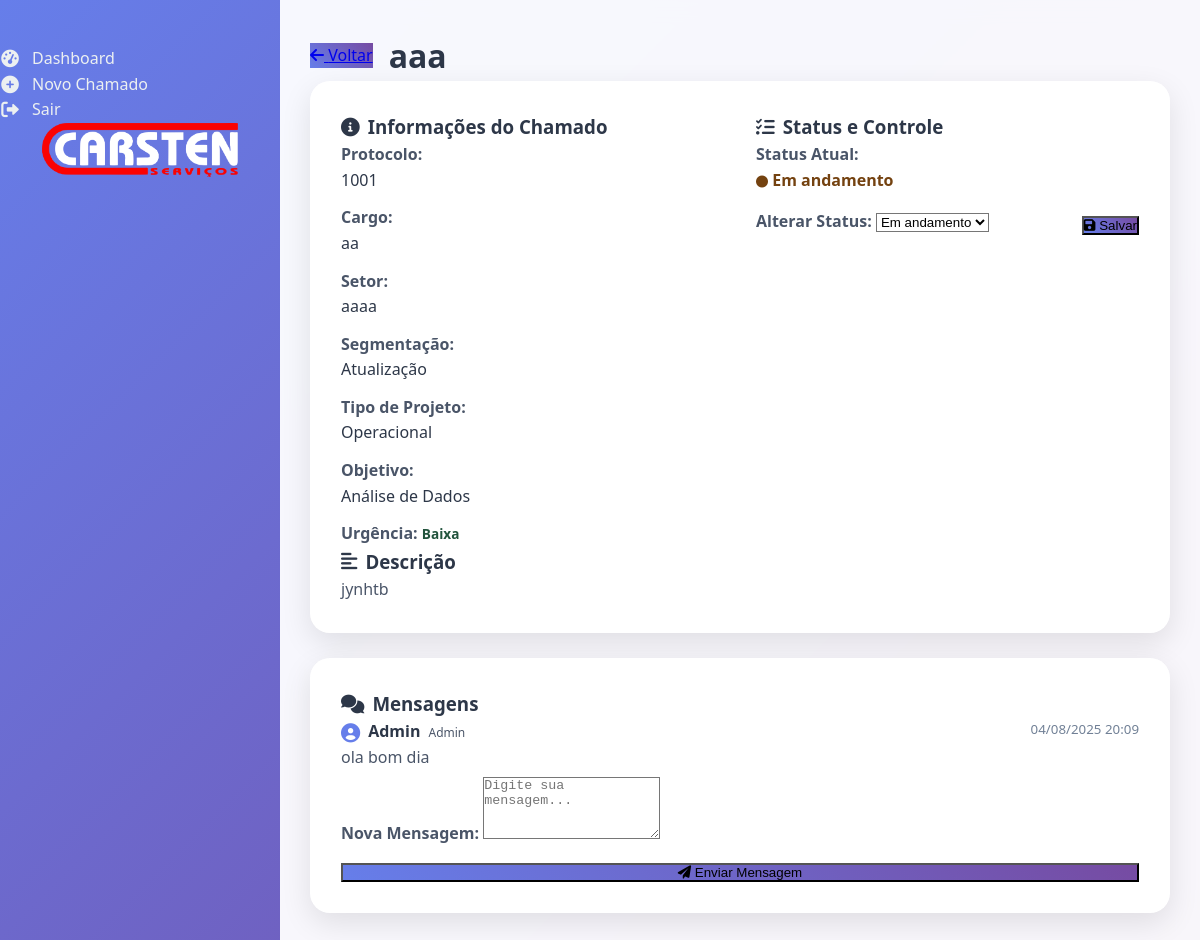
The app's page /chamado/1 (signed in) with its own data.
### app.py (models this page shows)
class Chamado(db.Model):
    id = db.Column(db.Integer, primary_key=True)
    protocolo = db.Column(db.String(20), unique=True, nullable=True)  # permitir nulo na criação
    titulo = db.Column(db.String(200))
    descricao = db.Column(db.Text)
    urgencia = db.Column(db.String(20))
    status = db.Column(db.String(20), default='Aberto')
    usuario_id = db.Column(db.Integer, db.ForeignKey('usuario.id'))
    anexo = db.Column(db.String(255))  # nome do arquivo anexo
    cargo = db.Column(db.String(100))
    setor = db.Column(db.String(100))
    objetivo = db.Column(db.String(100))
    tipo_projeto = db.Column(db.String(100))
    segmentacao = db.Column(db.String(100))
    responsavel_id = db.Column(db.Integer, db.ForeignKey('usuario.id'), nullable=True)
    responsavel = db.relationship('Usuario', foreign_keys=[responsavel_id])

class Mensagem(db.Model):
    id = db.Column(db.Integer, primary_key=True)
    conteudo = db.Column(db.Text)
    chamado_id = db.Column(db.Integer, db.ForeignKey('chamado.id'))
    autor_id = db.Column(db.Integer, db.ForeignKey('usuario.id'))
    data_envio = db.Column(db.DateTime, default=datetime.utcnow)
    anexo = db.Column(db.String(255))  # nome do arquivo anexo

class Usuario(db.Model, UserMixin):
    id = db.Column(db.Integer, primary_key=True)
    nome = db.Column(db.String(100))
    email = db.Column(db.String(100), unique=True)
    senha = db.Column(db.String(200))
    tipo = db.Column(db.String(20))  # 'admin' ou 'usuario'

### app.py (the view, shortened to what this page needs)
@app.route('/chamado/<int:id>', methods=['GET', 'POST'])
@login_required
def detalhes_chamado(id):
    chamado = Chamado.query.get_or_404(id)
    mensagens = Mensagem.query.filter_by(chamado_id=id).order_by(Mensagem.data_envio).all()
    for msg in mensagens:
        if not MensagemLida.query.filter_by(mensagem_id=msg.id, usuario_id=current_user.id).first():
            leitura = MensagemLida()
            leitura.mensagem_id = msg.id
            leitura.usuario_id = current_user.id
            db.session.add(leitura)
    db.session.commit()
    usuarios = Usuario.query.all()
    return render_template('detalhes_chamado.html', chamado=chamado, mensagens=mensagens, usuarios=usuarios)

### app.py (called while the page is built)
def to_brasilia(dt):
    if dt is None:
        return None
    if dt.tzinfo is None:
        return pytz.utc.localize(dt).astimezone(BR_TZ)
    return dt.astimezone(BR_TZ)

@login_manager.user_loader
def load_user(user_id):
    return db.session.get(Usuario, int(user_id))

@app.template_filter('to_brasilia')
def to_brasilia_filter(dt):
    return to_brasilia(dt)

### templates/detalhes_chamado.html (shortened to what this page needs)
{% extends 'base.html' %}
{% block content %}
  <div style="max-width: 900px; margin: 0 auto;">
    <div style="display: flex; align-items: center; gap: 1rem; margin-bottom: 2rem;">
      <a href="{{ url_for('dashboard') }}" class="btn" style="flex: 0 0 auto;">
        <i class="fas fa-arrow-left"></i>
        Voltar
      </a>
      <h1 style="margin: 0; flex: 1;">{{ chamado.titulo }}</h1>
    </div>
    <div class="card">
      <div style="display: grid; grid-template-columns: 1fr 1fr; gap: 2rem;">
        <div>
          <h3 style="color: #2d3748; margin-bottom: 1rem; display: flex; align-items: center; gap: 0.5rem;">
            <i class="fas fa-info-circle"></i>
            Informações do Chamado
          </h3>
          <div style="display: flex; flex-direction: column; gap: 0.75rem;">
            <div>
              <label style="font-weight: 600; color: #4a5568;">Protocolo:</label>
              <p style="margin: 0.25rem 0; color: #2d3748;">{{ chamado.protocolo }}</p>
            </div>
            <div>
              <label style="font-weight: 600; color: #4a5568;">Cargo:</label>
              <p style="margin: 0.25rem 0; color: #2d3748;">{{ chamado.cargo }}</p>
            </div>
            <div>
              <label style="font-weight: 600; color: #4a5568;">Setor:</label>
              <p style="margin: 0.25rem 0; color: #2d3748;">{{ chamado.setor }}</p>
            </div>
            <div>
              <label style="font-weight: 600; color: #4a5568;">Segmentação:</label>
              <p style="margin: 0.25rem 0; color: #2d3748;">{{ chamado.segmentacao }}</p>
            </div>
            <div>
              <label style="font-weight: 600; color: #4a5568;">Tipo de Projeto:</label>
              <p style="margin: 0.25rem 0; color: #2d3748;">{{ chamado.tipo_projeto }}</p>
            </div>
            <div>
              <label style="font-weight: 600; color: #4a5568;">Objetivo:</label>
              <p style="margin: 0.25rem 0; color: #2d3748;">{{ chamado.objetivo }}</p>
            </div>
            <div>
              <label style="font-weight: 600; color: #4a5568;">Urgência:</label>
              <span style="
                padding: 0.25rem 0.75rem;
                border-radius: 20px;
                font-size: 0.85rem;
                font-weight: 600;
                {% if chamado.urgencia == 'Baixa' %}background: #c6f6d5; color: #22543d;
                {% elif chamado.urgencia == 'Média' %}background: #fef5e7; color: #744210;
                {% elif chamado.urgencia == 'Alta' %}background: #fed7d7; color: #742a2a;
                {% else %}background: #fed7d7; color: #742a2a;{% endif %}
              ">
                {{ chamado.urgencia }}
              </span>
            </div>
          </div>
        </div>
        <div>
          <h3 style="color: #2d3748; margin-bottom: 1rem; display: flex; align-items: center; gap: 0.5rem;">
            <i class="fas fa-tasks"></i>
            Status e Controle
          </h3>
          <div style="display: flex; flex-direction: column; gap: 1rem;">
            <div>
              <label style="font-weight: 600; color: #4a5568;">Status Atual:</label>
              <div style="margin-top: 0.5rem;">
                <span style="
                  padding: 0.5rem 1rem;
                  border-radius: 8px;
                  font-weight: 600;
                  {% if chamado.status == 'Aberto' %}background: #c6f6d5; color: #22543d;
                  {% elif chamado.status == 'Em andamento' %}background: #fef5e7; color: #744210;
                  {% elif chamado.status == 'Finalizado' %}background: #bee3f8; color: #2a4365;
                  {% else %}background: #fed7d7; color: #742a2a;{% endif %}
                ">
                  <i class="fas fa-circle" style="font-size: 0.75rem; margin-right: 0.5rem;"></i>
                  {{ chamado.status }}
                </span>
              </div>
            </div>
            {% if current_user.tipo == 'admin' %}
            <div>
              <form method="POST" style="display: flex; gap: 0.5rem; align-items: end;">
                <div style="flex: 1;">
                  <label for="novo_status" style="font-weight: 600; color: #4a5568;">Alterar Status:</label>
                  <select name="novo_status" id="novo_status" style="margin-top: 0.25rem;">
                    <option value="Em andamento" {% if chamado.status=='Em andamento' %}selected{% endif %}>Em andamento</option>
                  </select>
                </div>
                <button type="submit" class="btn btn-success">
                  <i class="fas fa-save"></i>
                  Salvar
                </button>
              </form>
            </div>
            {% endif %}
          </div>
        </div>
      </div>
      <div style="margin-top: 2rem; padding-top: 2rem; border-top: 1px solid #e2e8f0;">
        <h3 style="color: #2d3748; margin-bottom: 1rem; display: flex; align-items: center; gap: 0.5rem;">
          <i class="fas fa-align-left"></i>
          Descrição
        </h3>
        <p style="color: #4a5568; line-height: 1.6; margin: 0;">{{ chamado.descricao }}</p>
      </div>
    </div>
    <div class="card">
      <h3 style="color: #2d3748; margin-bottom: 1.5rem; display: flex; align-items: center; gap: 0.5rem;">
        <i class="fas fa-comments"></i>
        Mensagens
      </h3>
      <div style="max-height: 400px; overflow-y: auto; margin-bottom: 1.5rem;">
        {% if mensagens %}
          {% for msg in mensagens %}
          <div style="
            margin-bottom: 1rem;
            padding: 1rem;
            background: #f7fafc;
            border-radius: 12px;
            border-left: 4px solid #667eea;
          ">
            <div style="display: flex; justify-content: space-between; align-items: flex-start; margin-bottom: 0.5rem;">
              <div style="display: flex; align-items: center; gap: 0.5rem;">
                <i class="fas fa-user-circle" style="color: #667eea; font-size: 1.2rem;"></i>
                <span style="font-weight: 600; color: #2d3748;">
                  {% set autor = usuarios|selectattr('id', 'equalto', msg.autor_id)|first %}
                  {{ autor.nome if autor else 'Usuário ' ~ msg.autor_id }}
                </span>
                <span style="
                  padding: 0.25rem 0.5rem;
                  background: #e2e8f0;
                  color: #4a5568;
                  border-radius: 12px;
                  font-size: 0.75rem;
                  font-weight: 500;
                ">
                  {{ autor.tipo|capitalize if autor else 'Usuário' }}
                </span>
              </div>
              <small style="color: #718096;">
                {% set data_brasilia = msg.data_envio|to_brasilia %}
                {{ data_brasilia.strftime('%d/%m/%Y %H:%M') }}
              </small>
            </div>
            <p style="color: #4a5568; margin: 0; line-height: 1.5;">{{ msg.conteudo }}</p>
          </div>
          {% endfor %}
        {% else %}
          <div style="text-align: center; padding: 2rem; color: #718096;">
            <i class="fas fa-comment-slash" style="font-size: 2rem; margin-bottom: 1rem; display: block;"></i>
            <p style="margin: 0;">Nenhuma mensagem ainda.</p>
            <small>Seja o primeiro a comentar!</small>
          </div>
        {% endif %}
      </div>
      <form method="POST" style="display: flex; flex-direction: column; gap: 1rem;">
        <div>
          <label for="mensagem" style="font-weight: 600; color: #4a5568;">Nova Mensagem:</label>
          <textarea
            name="mensagem"
            id="mensagem"
            placeholder="Digite sua mensagem..."
            required
            rows="4"
            style="margin-top: 0.5rem;"
          ></textarea>
        </div>
        <div style="display: flex; gap: 1rem;">
          <button type="submit" class="btn btn-success" style="flex: 1;">
            <i class="fas fa-paper-plane"></i>
            Enviar Mensagem
          </button>
        </div>
      </form>
    </div>
  </div>
{% endblock %}

### records on screen
Chamado: titulo "aaa", protocolo "1001", cargo "aa", setor "aaaa", segmentacao "Atualização", tipo_projeto "Operacional", objetivo "Análise de Dados", urgencia "Baixa", status "Em andamento", novo_status "Em andamento", descricao "jynhtb"
Mensagem: strftime "04/08/2025 20:09", conteudo "ola bom dia"
Usuario: nome "Admin", tipo "Admin"
